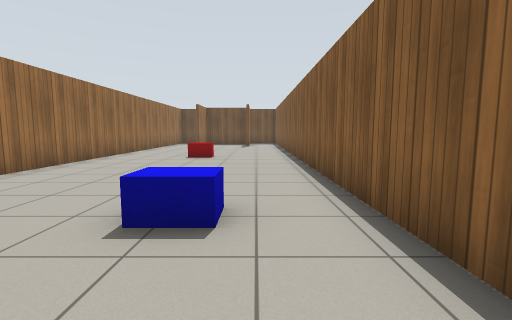
[1] (above)

16 first-person views from a walk through a Gazebo world. The camera is 0.94 m above the floor, tilts 6° down and sees 85° across. Floor lines are 1 m apart. The floor is counted in squares, 1 m on a side. Each view is taken from the middle of a square. On the plan, view 1 faces up. The plan holds only what a view shows up to about 11 squares ahead; the rest is blank. Gazebo's built-in surfaces are drawn with simple patterns.

[2]
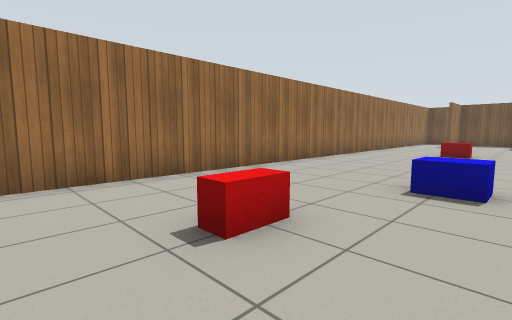

[3]
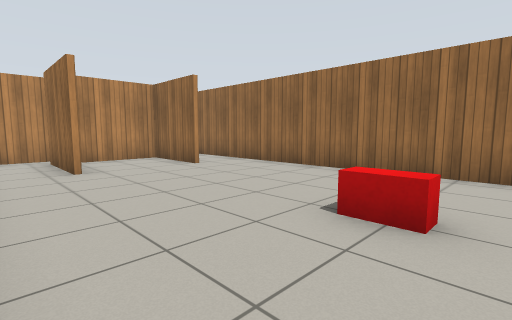

[4]
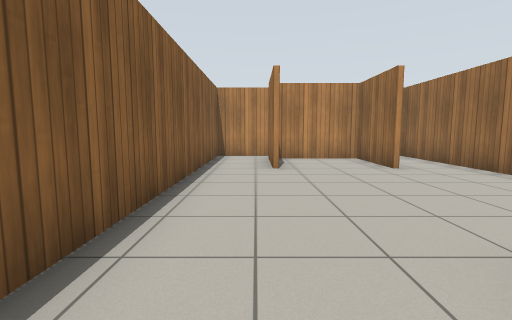

[5]
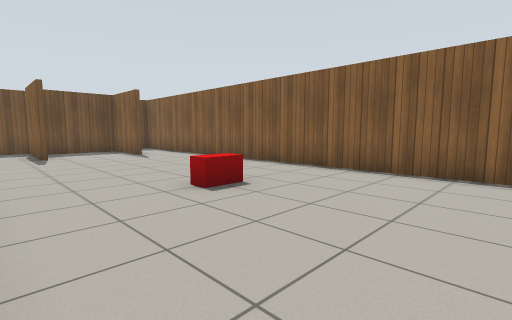

[6]
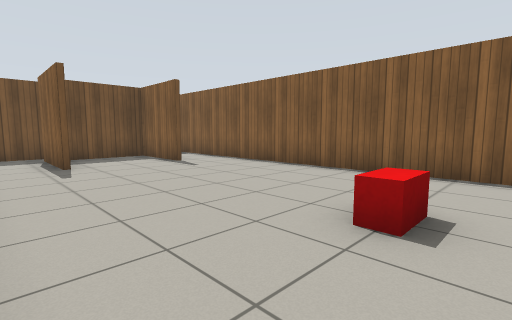

[7]
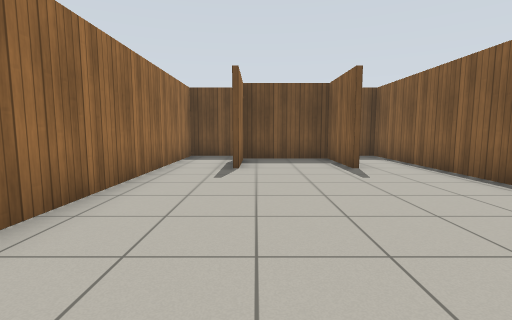

[8]
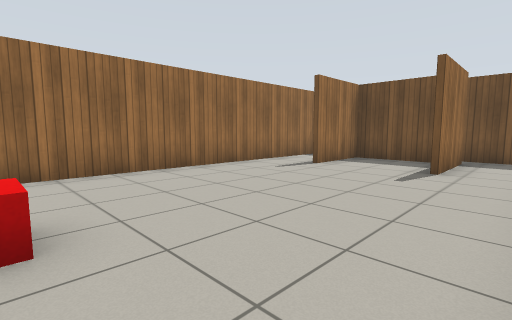

[9]
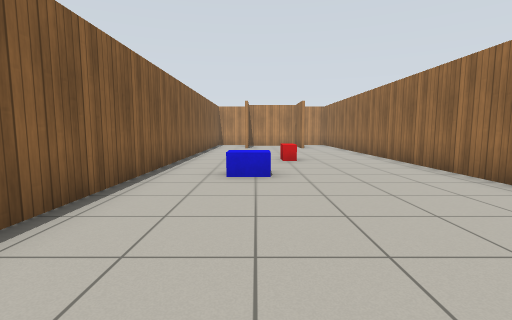

[10]
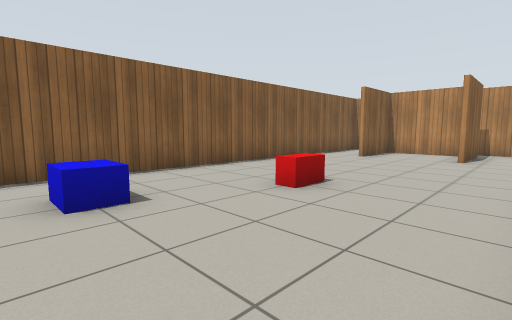

[11]
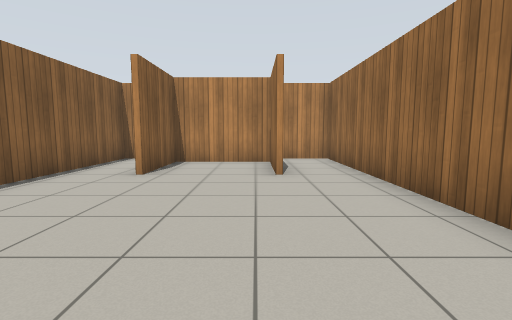

[12]
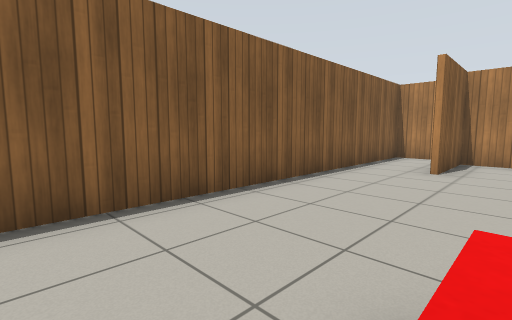

[13]
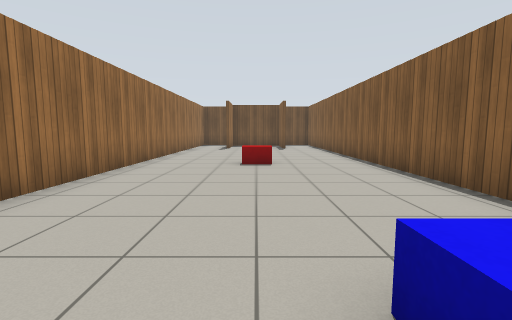

[14]
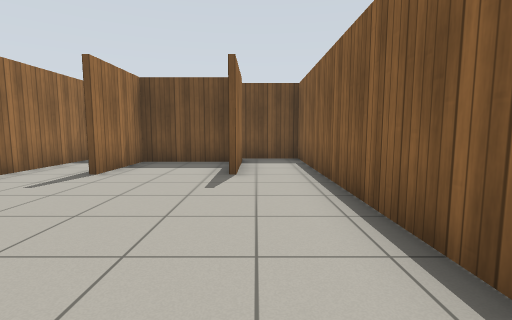

[15]
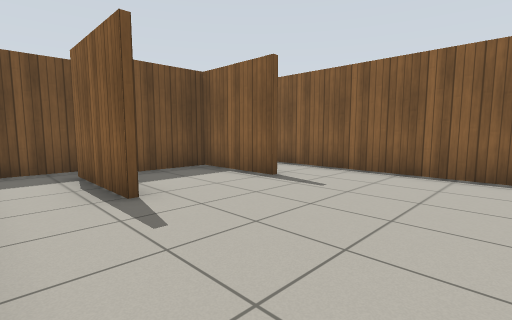

[16]
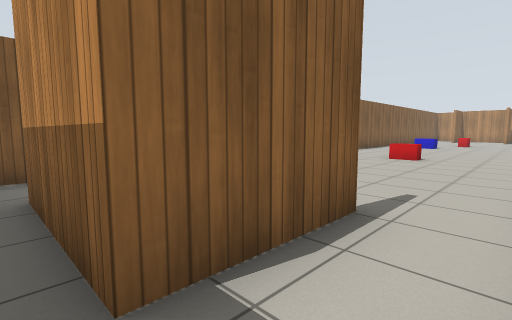

### Floor plan
Points are (right, up) in squares from view 1. A wall is a line through its corners. A room is listed if a view was taken in it or the views show most of it. See-through windows are left out.
Room 1 (views 1, 2, 3, 4, 5, 6, 7, 8, 9, 10, 11, 12, 13, 14, 15)
walls: (-3.4, -5.9) (-3.4, -8.4) (-0.6, -8.4) (-0.6, -5.9); (-0.4, -5.9) (-0.4, -8.6); (-0.6, 16.9) (-0.6, 19.4) (-3.4, 19.4) (-3.4, 16.9); (-3.6, 16.9) (-3.6, 19.6); (-3.6, -8.6) (-3.6, -5.9); (-0.6, -9.4) (1.4, -9.4) (1.4, 20.4) (-0.6, 20.4); (-0.4, 19.6) (-0.4, 16.9); (-5.4, 19.4) (-5.4, -9.4) (-3.4, -9.4)
ways out: opening at (-5, 20) to room 2; opening at (-1, 20) to room 2
objects: red box (-2, 0); red box (-2, 10); blue box (-1, 3)
Room 2 (view 16)
walls: (-3.4, 20.4) (-5.4, 20.4) (-5.4, 19.4); (-3.6, 19.6) (-0.4, 19.6)
ways out: opening at (-5, 20) to room 1; opening at (-1, 20) to room 1

Positions as (right, up) in squares from view 1, and headings:
1: (0, 0), facing up
2: (0, -2), facing up-left
3: (1, 1), facing down-left
4: (0, 1), facing down
5: (-5, 6), facing up-right
6: (-5, 9), facing up-right
7: (-3, 10), facing up
8: (1, 10), facing up-left
9: (-1, 9), facing down
10: (-5, 4), facing down-right
11: (-3, 0), facing down
12: (-2, 1), facing down-right
13: (-2, 2), facing up
14: (0, 11), facing up
15: (-5, 13), facing up-right
16: (-5, 20), facing down-right
